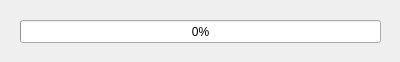
<?xml version="1.0" encoding="UTF-8"?>
<ui version="4.0">
 <class>InitializeMemoryDialog</class>
 <widget class="QDialog" name="InitializeMemoryDialog">
  <property name="geometry">
   <rect>
    <x>0</x>
    <y>0</y>
    <width>400</width>
    <height>62</height>
   </rect>
  </property>
  <property name="windowTitle">
   <string>Dialog</string>
  </property>
  <widget class="QProgressBar" name="progressBar">
   <property name="geometry">
    <rect>
     <x>20</x>
     <y>20</y>
     <width>361</width>
     <height>23</height>
    </rect>
   </property>
   <property name="value">
    <number>0</number>
   </property>
  </widget>
 </widget>
 <resources/>
 <connections/>
</ui>
